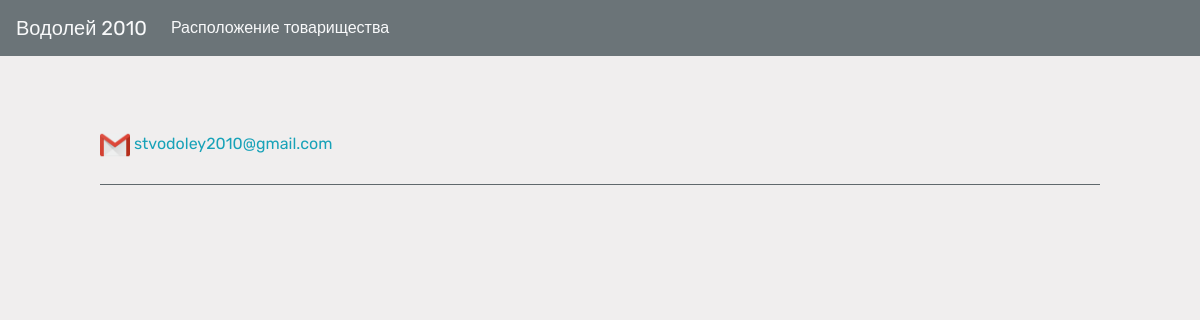
The page /shames on the database as committed earlier.
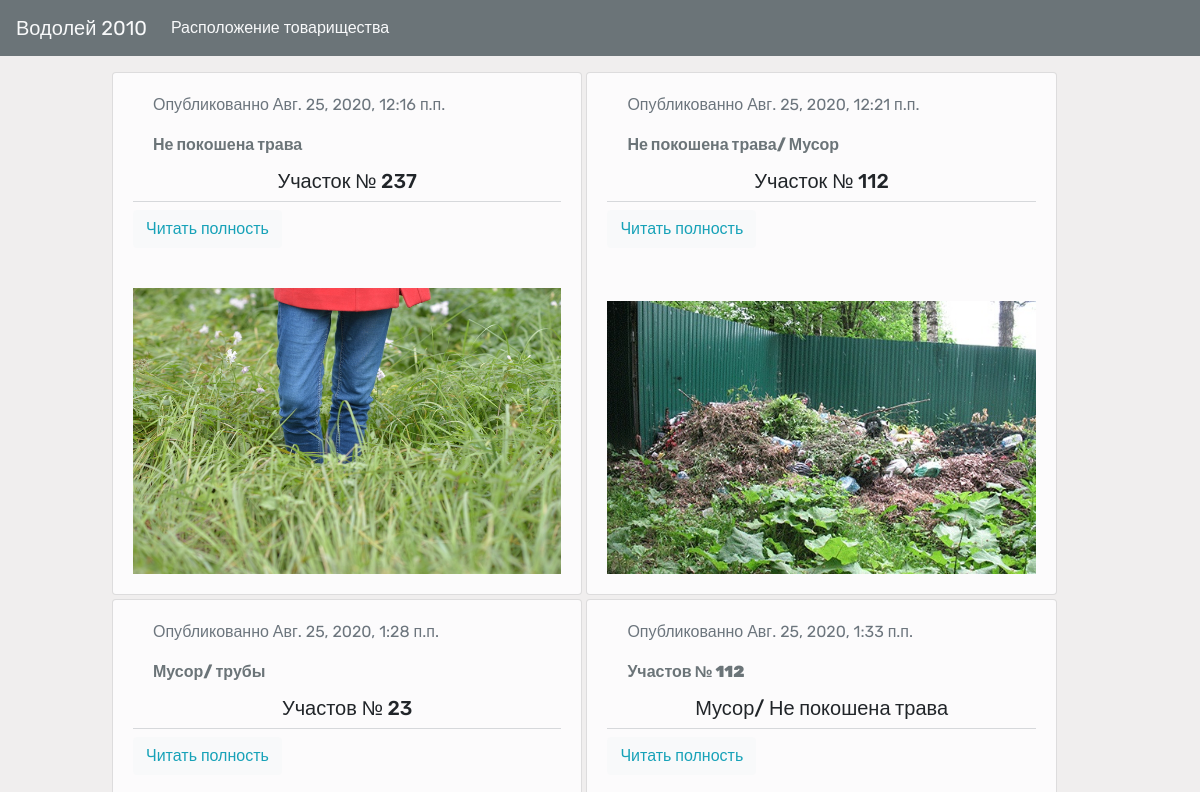
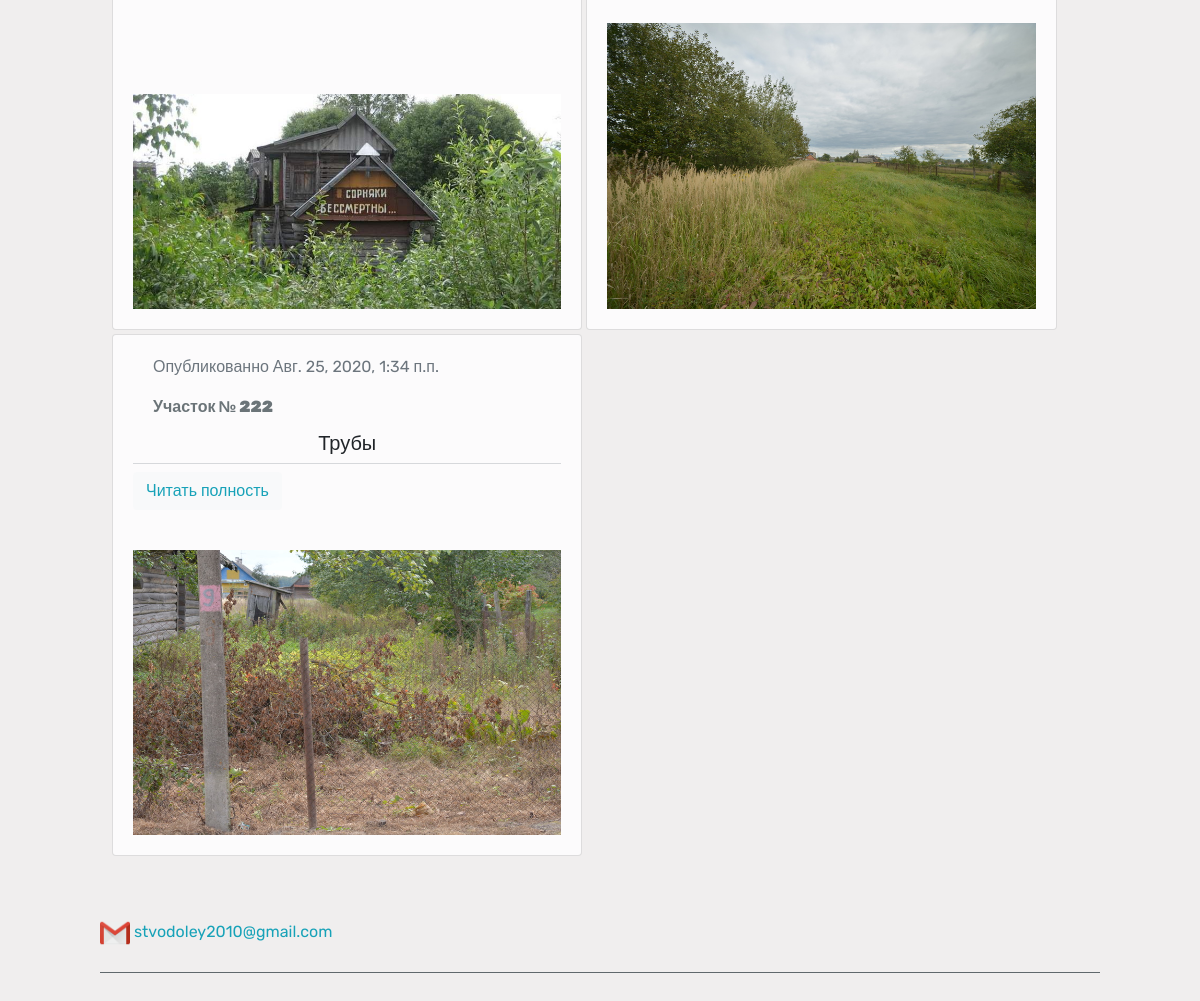
The same page on the database as committed later (2 pictures, top to bottom).
### village/models.py (models this page shows, shortened)
class ДоскаПозора(models.Model):
    title = models.CharField(max_length=250)
    slug = models.SlugField(max_length=250,
                            default='')
    body = models.TextField()
    publish = models.DateTimeField(default=timezone.now)
    photo1 = models.ImageField("Изображение1",
                               upload_to="media_shame",
                               null="True",
                               blank="True")
    photo2 = models.ImageField("Изображение2",
                               upload_to="media_shame",
                               null="True",
                               blank="True")
    photo3 = models.ImageField("Изображение3",
                               upload_to="media_shame",
                               null="True",
                               blank="True")
    def get_absolute_url(self):
        return reverse('village:about_shame',
                       args=[self.publish.year,
                             self.publish.month,
                             self.slug])

### village/views.py (the view)
# urls.py: path('shames', views.shames, name='shames'),
def shames(request):
    shames = models.ДоскаПозора.objects.all()
    return render(request,
                  'includes/shames.html',
                  {'shames': shames}, )

### village/templates/includes/shames.html (shortened to what this page needs)
{% extends 'base.html' %}
{% block content %}
<div class="shames">
  {% for shame in shames %}
<div class="card">
  <div class="card-body">
      <p class="text-secondary">Опубликованно {{shame.publish}}</p>
    <p class="card-title">{{shame.title}}</p>
    <h5 class="card-text">{{shame.body}}</h5>
<hr class="my-2 alert-secondary" >
  <a href="{{shame.get_absolute_url}}" class="btn btn-light text-info">Читать полность</a>
    </div>
   <img class="card-img-top" src="{{shame.photo1.url}}" alt="Card image cap">
</div>
{% endfor %}
</div>
{% endblock %}

### village/templates/base.html (shortened to what this page needs)
{% load static %}
<!DOCTYPE html>
<html>
<head>
<link href='https://api.mapbox.com/mapbox-gl-js/v1.11.0/mapbox-gl.css' rel='stylesheet' />
<link rel="stylesheet" href="https://stackpath.bootstrapcdn.com/bootstrap/4.1.3/css/bootstrap.min.css">
<link href="{% static 'village.css' %}" rel="stylesheet">
</head>
<body>
<nav class="navbar navbar-expand-lg navbar-light fixed-top bd-navbar">
      <a class="navbar-brand text-light" href="{% url 'village:for_community' %}">
      Водолей 2010
  </a>
  <div class="collapse navbar-collapse" id="navbarSupportedContent">
<ul class="navbar-nav mr-auto">
    {% if request.user.is_authenticated %}
        <li class="nav-item dropdown">
  <a class="nav-link dropdown-toggle text-light" href="#" id="navbarDropdown" role="button" data-toggle="dropdown" aria-haspopup="true" aria-expanded="false">
      {{ request.user.username }}
  </a>
    <div class="dropdown-menu" aria-labelledby="dropdownMenuLink">
        <a class="dropdown-item" href="{% url 'village:logout' %}">
        Выйти
     </a>
          <a class="dropdown-item" href="{% url 'village:password_change' %}">
        Изменить пароль
    </a>
        {% if request.user.is_superuser %}
          <a class="dropdown-item text-info" href="{% url 'admin:index' %}">
        Для администратора
    </a>
        {% endif %}
    </div>
  </li>
      <li class="nav-item active">
        <a class="nav-link text-light" href="{% url 'village:for_community' %}">Главная</a>
      </li>
        <li class="nav-item dropdown">
  <a class="nav-link dropdown-toggle  text-light" href="#" id="navbarDropdown" role="button" data-toggle="dropdown" aria-haspopup="true" aria-expanded="false">
      Юридическая информация
  </a>
  <div class="dropdown-menu" aria-labelledby="dropdownMenuLink">
         <a class="dropdown-item" href="{% url 'village:rule' %}">Устав СТ "Водолей 2010"</a>
    <a class="dropdown-item" href="{% url 'village:rule_inside' %}">Правила внутреннего распорядка СТ "Водолей 2010"</a>
    <a class="dropdown-item" href="{% url 'village:codex_about_land' %}">Кодекс РБ о земле</a>
    <a class="dropdown-item" href="{% url 'village:order_of_the_president' %}">Указ Президента РБ</a>
      <a class="dropdown-item" href="#">Требования к постройкам и зеленым <br> насаждениям на садовом (дачном) участке</a>
  </div>
        </li>
        <li class="nav-item dropdown">
  <a class="nav-link dropdown-toggle text-light" href="#" id="navbarDropdown" role="button" data-toggle="dropdown" aria-haspopup="true" aria-expanded="false">
      Пожарная безопасность
  </a>
  <div class="dropdown-menu" aria-labelledby="dropdownMenuLink">
      <a class="dropdown-item" href="#">Пожарная безопасность</a>
      <a class="dropdown-item" href="#">Противопожарное состояние территории и <br>домовладений садоводческих товариществ</a>
  </div>
        </li>
    <li class="nav-item active">
        <a class="nav-link text-light" href="{% url 'village:maps' %}">Расположение СТ<span class="sr-only">(current)</span></a>
      </li>
      <li class="nav-item active">
        <a class="nav-link text-danger" href="{% url 'village:hunger' %}">Hunger</a>
      </li>
{% else %}
    <li class="nav-item active">
        <a class="nav-link text-light" href="{% url 'village:maps' %}">Расположение товарищества<span class="sr-only">(current)</span></a>
      </li>
{% endif %}
    </ul>
  </div>
</nav>
{% block content %}
{% endblock %}
<div class="contacts">
  <a href="mailto:stvodoley2010@gmail.com" class="text-info"><img src="static/jumbotron/Gmail_Icon.png/" width="30 px" height="30 px"> stvodoley2010@gmail.com</a>
  <hr class="my-4">
</div>
</body>
</html>

### village/static/village.css (style rules this page uses)
body { font-family: 'Rubik', sans-serif; background-color: #f0eeee; margin-top: 50px; padding: 10px 100px; }
p, h6 { text-indent: 20px; }
a { text-decoration: none; }
.my-4 { background-color: #6b7478; }
.text-info { position: relative; text-decoration: none !important; }
.text-info:after { content:''; display: block; background-color: #6b7478; border-radius: 50%; width: 0; height: 2px; position: absolute; bottom: 0; left:0; transition-duration: 1.5s; opacity: 0; }
.contacts { width: 100%; padding: 50px 0; }
.navbar { background-color: #6b7478; }
.card-title { color: #6b7478; font-weight: 900; }
.card-img-top { padding: 20px; width: 100%; }
.card { background-color: #fcfbfc; margin: 2px; }
.shames { display: flex; flex-wrap:wrap; margin: 10px; }
h5 { text-align: center; }
@media (min-width: 991px) { .shames .card { width: 48%; } }

Rows that differ between the two databases and show on the page:
added ДоскаПозора: publish "Авг. 25, 2020, 12:16 п.п.", title "Не покошена трава", body "Участок № 237", photo1 (picture)
added ДоскаПозора: publish "Авг. 25, 2020, 12:21 п.п.", title "Не покошена трава/ Мусор", body "Участок № 112", photo1 (picture)
added ДоскаПозора: publish "Авг. 25, 2020, 1:28 п.п.", title "Мусор/ трубы", body "Участов № 23", photo1 (picture)
added ДоскаПозора: publish "Авг. 25, 2020, 1:33 п.п.", title "Участов № 112", body "Мусор/ Не покошена трава", photo1 (picture)
added ДоскаПозора: publish "Авг. 25, 2020, 1:34 п.п.", title "Участок № 222", body "Трубы", photo1 (picture)
